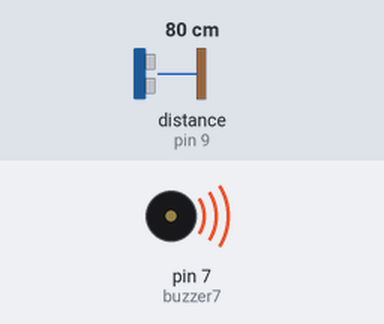
Recording of a sketch running on a simulated Arduino Uno, built with avr-gcc and run on an emulated ATmega328P. On the bench: buzzer (waves = sounding). Wiring (inferred from the names in the program): ultrasonic range finder: trigger pin 8; echo pin 9. The inputs (shaded band) are chosen by the test bench; at power-on: distance to the obstacle (sensor on pin 9) 80 cm. The echo pulse lasts 58.3 µs per cm; what the sketch prints to the serial monitor is not drawn.

Above: at 1.4 s.
1.5 s: distance to the obstacle (sensor on pin 9) set to 2 cm
At 1.94 s:
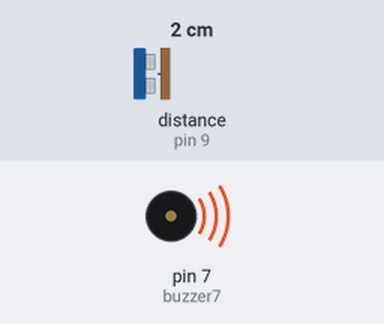
4.8 s: distance to the obstacle (sensor on pin 9) set to 18 cm
Timing chart, 0 to 7.8 s (numbered marks = the images above; inputs shaded):
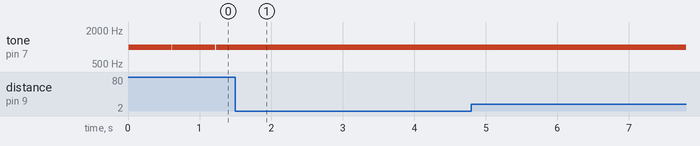

Measured:
- after the input at 1.5 s, tone on pin 7 (buzzer7): stops changing and stays 1000 Hz
- by itself, tone on pin 7 (buzzer7): alternates 1000 Hz for 0.60 s and silent for 0.01 s

The sketch:

buzzer.ino
```cpp
int trigPin8 = 8;
int echoPin9 = 9;
int buzzer7 = 7;


/*
Explanation:
0 degree tempature sound velocity             = 332 m/s
1 degree increase tempature velocity increase = 0.6 m/s
33 degree                                     = 332 + (6 * 33)
                                              = 3518 m/s
Romm tempature = 33
1 s = 3518 msc;
x = ((3518) * x) / 10 ^ 6
x = 0.00003518 m
x = 0.03518 s
*/
float velocity_of_sound = 0.03518;

void setup() {
  pinMode(trigPin8, OUTPUT);
  pinMode(echoPin9, INPUT);
  Serial.begin(9600);
}

void loop() {
  digitalWrite(trigPin8, LOW);
  delay(5);
  digitalWrite(trigPin8, HIGH);
  delayMicroseconds(10);
  digitalWrite(trigPin8, LOW);

  float duration = pulseIn(echoPin9, HIGH);
  float distance = (duration * velocity_of_sound) / 2;
  Serial.print("The distance is : ");
  Serial.print(distance);
  Serial.print("cm");


  if (distance < 10) {
    tone(buzzer7, 1000);
    delay(200);
    noTone(buzzer7);
  }
  else if (distance > 10 && distance < 20) {
    for (int i = 0; i < 2; i++) {
      tone(buzzer7, 1000);
      delay(200);
      noTone(buzzer7);
    }
  }
  else {
    for (int i = 0; i < 3; i++) {
      tone(buzzer7, 1000);
      delay(200);
      noTone(buzzer7);
    }
  }
}
```
